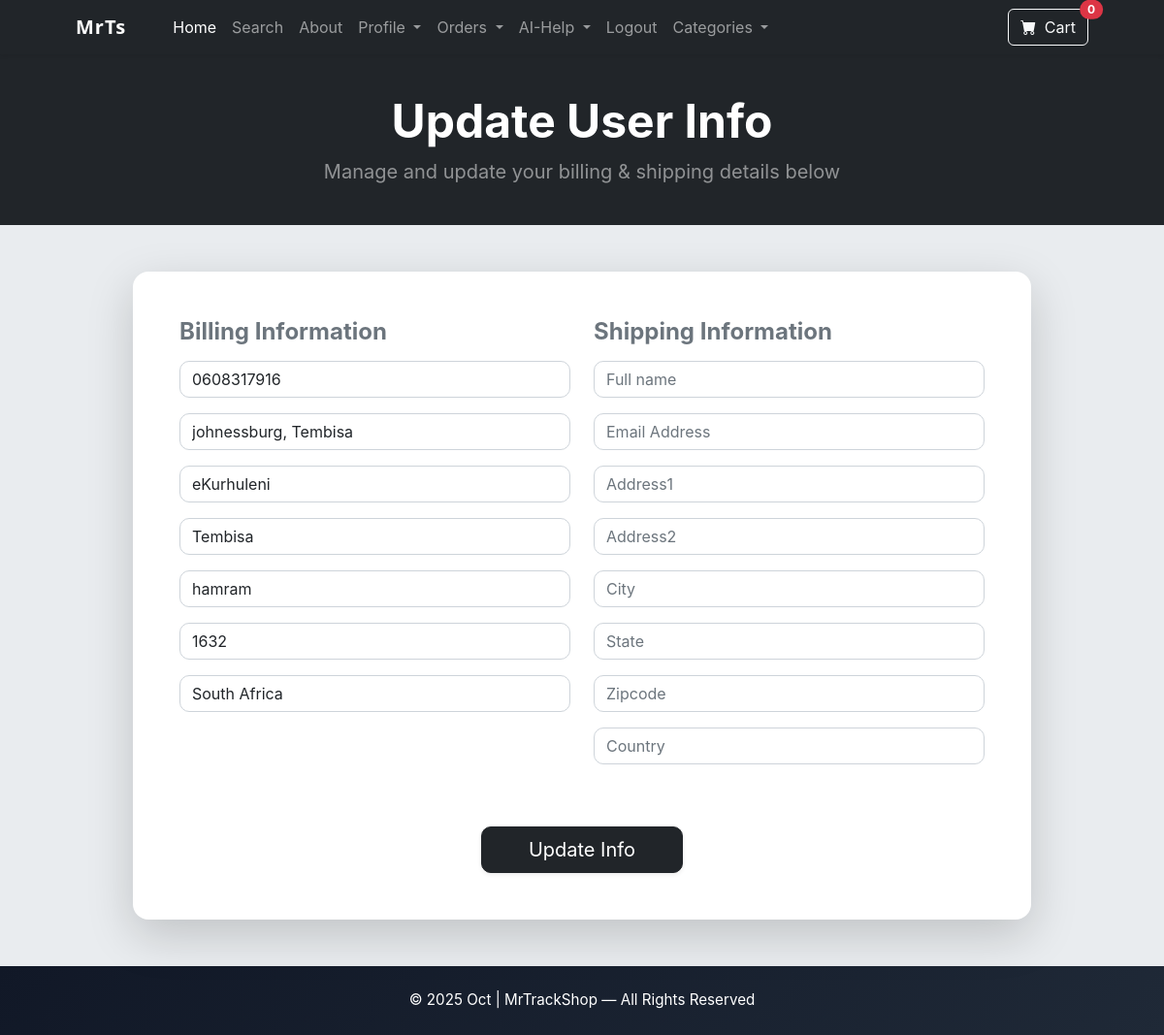
The app's page /update_info/ (signed in), older data.
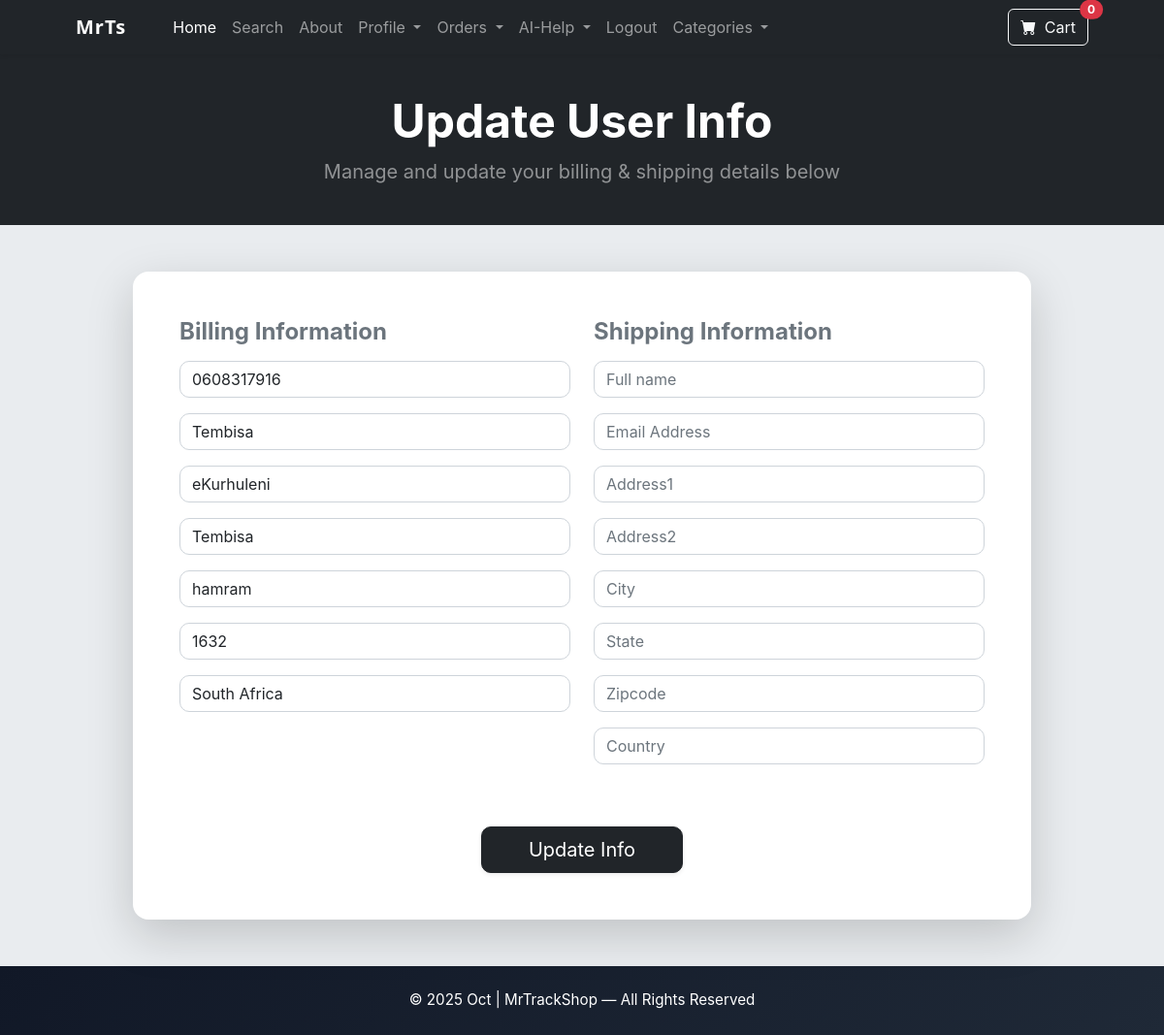
The same page, newer data.
### store/models.py (models this page shows, shortened)
class Profile(models.Model):
    user = models.OneToOneField(User, on_delete=models.CASCADE)
    date_modified = models.DateTimeField(User, auto_now=True)
    phone = models.CharField(max_length=20, blank=True)
    address1 = models.CharField(max_length=100, blank=True)
    address2 = models.CharField(max_length=100, blank=True)
    city = models.CharField(max_length=100, blank=True)
    state = models.CharField(max_length=100, blank=True)
    zipcode = models.CharField(max_length=20, blank=True)
    country = models.CharField(max_length=100, blank=True)
    old_cart = models.CharField(max_length=200, blank=True, null=True)

### store/views.py (the view, shortened to what this page needs)
# urls.py: path('update_info/', views.update_info, name='update_info'),
def update_info(request):
    if request.user.is_authenticated:
        current_user = Profile.objects.filter(user__id=request.user.id).first()
        shipping_user = ShippingAddress.objects.filter(user__id=request.user.id).first()
        form = UserInfoForm(request.POST or None, instance=current_user)
        shipping_form = ShippingForm(request.POST or None, instance=shipping_user)
        return render(request, "update_info.html", {'form': form, 'shipping_form':shipping_form})
    else:
        messages.success(request, "You must be logged In to Access That Page")
        return redirect('home')

### store/forms.py
class UserInfoForm(forms.ModelForm):
    phone = forms.CharField(label="", widget=forms.TextInput(attrs={'class':'form-control','placeholder':'Phone'}), required=True)
    address1 = forms.CharField(label="", widget=forms.TextInput(attrs={'class':'form-control','placeholder':'Address1'}), required=True)
    address2 = forms.CharField(label="", widget=forms.TextInput(attrs={'class':'form-control','placeholder':'Address2'}), required=False)
    city = forms.CharField(label="", widget=forms.TextInput(attrs={'class':'form-control','placeholder':'City'}), required=True)
    state = forms.CharField(label="", widget=forms.TextInput(attrs={'class':'form-control','placeholder':'State'}), required=False)
    zipcode = forms.CharField(label="", widget=forms.TextInput(attrs={'class':'form-control','placeholder':'Zipcode'}), required=False)
    country = forms.CharField(label="", widget=forms.TextInput(attrs={'class':'form-control','placeholder':'Country'}), required=True)
    class Meta:
        model = Profile
        fields = ('phone','address1', 'address2','city', 'state', 'zipcode', 'country')

### cart/cart.py (called while the page is built)
    def __len__(self):
        return len(self.cart)

### store/templates/update_info.html (shortened to what this page needs)
{% extends 'base.html' %}
{% block content %}
<header class="bg-dark py-4">
    <div class="container px-4 px-lg-5 my-3 text-center text-white">
        <h1 class="display-5 fw-bolder">Update User Info</h1>
        <p class="lead fw-normal text-white-50 mb-0">Manage and update your billing & shipping details below</p>
    </div>
</header>
<section class="py-5">
    <div class="container">
        <div class="row justify-content-center">
            <div class="col-lg-10">
                <div class="card shadow-lg border-0 rounded-4">
                    <div class="card-body p-5">
                        <form method="POST" action="{% url 'update_info' %}">
                            <div class="row g-4">
                                <div class="col-md-6">
                                    <h4 class="fw-bold text-secondary mb-3">Billing Information</h4>
                                    <div class="form-section">
                                        {{ form.as_p }}
                                    </div>
                                </div>
                                <div class="col-md-6">
                                    <h4 class="fw-bold text-secondary mb-3">Shipping Information</h4>
                                    <div class="form-section">
                                        {{ shipping_form.as_p }}
                                    </div>
                                </div>
                            </div>
                            <div class="text-center mt-5">
                                <button type="submit" class="btn btn-dark btn-lg px-5 shadow-sm">Update Info</button>
                            </div>
                        </form>
                    </div>
                </div>
            </div>
        </div>
    </div>
</section>
{% endblock %}

Row changes from the older to the newer data that the page shows:
changed Profile "Tembisa": address1 "johnessburg, Tembisa" → "Tembisa"
